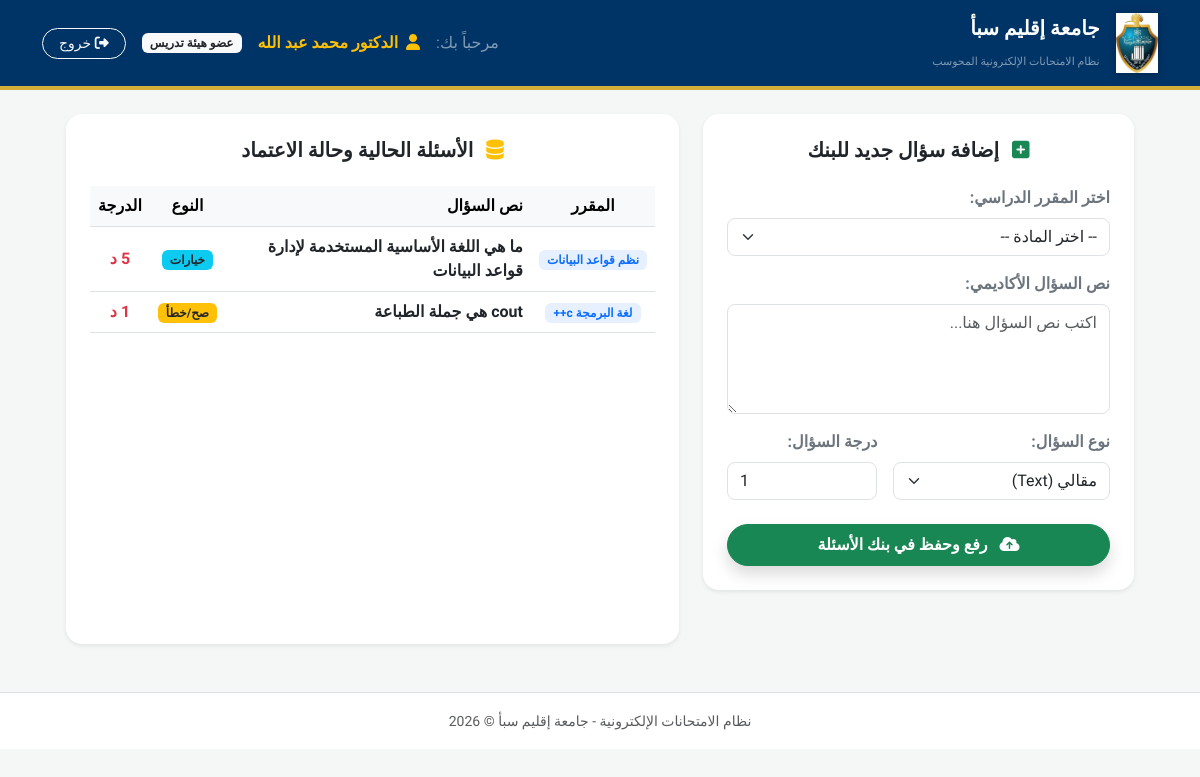
The app's page /electronic_exam_system/instructor/manage_bank.php (signed in) with its own data.
### tables this page shows
CREATE TABLE `question_bank` (
  `question_id` int(11) NOT NULL,
  `course_id` int(11) NOT NULL,
  `exam_id` int(11) DEFAULT NULL,
  `instructor_id` int(11) NOT NULL,
  `question_text` text NOT NULL,
  `question_type` enum('mcq','true_false') NOT NULL,
  `choice_1` text DEFAULT NULL,
  `choice_2` text DEFAULT NULL,
  `choice_3` text DEFAULT NULL,
  `choice_4` text DEFAULT NULL,
  `correct_answer` text DEFAULT NULL,
  `difficulty` enum('easy','medium','hard') DEFAULT 'medium',
  `marks` int(11) NOT NULL DEFAULT 1,
  `status` enum('pending','approved','rejected') DEFAULT 'pending',
  `created_at` timestamp NOT NULL DEFAULT current_timestamp()
);

CREATE TABLE `courses` (
  `course_id` int(11) NOT NULL,
  `course_name` varchar(150) NOT NULL,
  `course_code` varchar(50) NOT NULL,
  `credit_hours` int(11) DEFAULT 3,
  `instructor_id` int(11) NOT NULL
);

### electronic_exam_system/instructor/manage_bank.php (the view, shortened to what this page needs)
<?php
include_once __DIR__ . '/../includes/header.php';
$user_id = $_SESSION['user_id'];
$instructor_id = 1;
$inst_sql = "SELECT instructor_id FROM instructors WHERE user_id = '$user_id'";
$inst_res = $conn->query($inst_sql);
if ($inst_res && $inst_res->num_rows > 0) {
    $inst_row = $inst_res->fetch_assoc();
    $instructor_id = $inst_row['instructor_id'];
}
$questions_sql = "
    SELECT q.*, c.course_name
    FROM question_bank q
    INNER JOIN courses c ON q.course_id = c.course_id
    WHERE c.instructor_id = '$instructor_id'
    ORDER BY q.question_id DESC
";
$questions_res = $conn->query($questions_sql);
?>
<div class="container-fluid px-4 mt-4">
    <div class="row g-4">
        <div class="col-xl-5">
            <div class="card border-0 shadow-sm rounded-4 bg-white p-4">
                <h5 class="fw-bold text-dark mb-4 text-center">
                    <i class="fa-solid fa-square-plus text-success me-2"></i> إضافة سؤال جديد للبنك
                </h5>
                <form action="process_add_to_bank.php" method="POST">
                    <div class="mb-3">
                        <label class="form-label fw-semibold text-secondary">اختر المقرر الدراسي:</label>
                        <select name="course_id" class="form-select rounded-3" required>
                            <option value="">-- اختر المادة --</option>
                        </select>
                    </div>
                    <div class="mb-3">
                        <label class="form-label fw-semibold text-secondary">نص السؤال الأكاديمي:</label>
                        <textarea name="question_text" class="form-control rounded-3" rows="4" placeholder="اكتب نص السؤال هنا..." required></textarea>
                    </div>
                    <div class="row g-3 mb-3">
                        <div class="col-md-7">
                            <label class="form-label fw-semibold text-secondary">نوع السؤال:</label>
                            <select name="question_type" id="question_type" class="form-select rounded-3" required onchange="toggleQuestionFields()">
                                <option value="essay">مقالي (Text)</option>
                            </select>
                        </div>
                        <div class="col-md-5">
                            <label class="form-label fw-semibold text-secondary">درجة السؤال:</label>
                            <input type="number" name="score" class="form-control rounded-3" min="1" value="1" required>
                        </div>
                    </div>
                    <button type="submit" class="btn btn-success w-100 btn-lg shadow rounded-pill fw-bold fs-6 py-2 mt-2">
                        <i class="fa-solid fa-cloud-arrow-up me-2"></i> رفع وحفظ في بنك الأسئلة
                    </button>
                </form>
            </div>
        </div>
        <div class="col-xl-7">
            <div class="card border-0 shadow-sm rounded-4 bg-white p-4" style="min-height: 530px;">
                <h5 class="fw-bold text-dark mb-4 text-center">
                    <i class="fa-solid fa-database text-warning me-2"></i> الأسئلة الحالية وحالة الاعتماد
                </h5>
                <div class="table-responsive">
                    <table class="table table-hover align-middle text-center">
                        <thead class="table-light">
                            <tr>
                                <th>المقرر</th>
                                <th class="text-start">نص السؤال</th>
                                <th>النوع</th>
                                <th>الدرجة</th>
                            </tr>
                        </thead>
                        <tbody>
                            <?php if ($questions_res && $questions_res->num_rows > 0): ?>
                                <?php while($q = $questions_res->fetch_assoc()): ?>
                                    <tr>
                                        <td><span class="badge bg-primary bg-opacity-10 text-primary px-2 py-1"><?php echo htmlspecialchars($q['course_name']); ?></span></td>
                                        <td class="text-start fw-semibold text-dark"><?php echo htmlspecialchars($q['question_text']); ?></td>
                                        <td>
                                            <?php
                                                $type = trim(strtolower($q['question_type']));
                                                if($type == 'essay' || $type == 'text') {
                                                    echo '<span class="badge bg-secondary">مقالي</span>';
                                                } elseif($type == 'mcq' || $type == 'choices') {
                                                    echo '<span class="badge bg-info text-dark">خيارات</span>';
                                                } elseif($type == 'true_false' || $type == 'truefalse' || $type == 'tf' || empty($type)) {
                                                    echo '<span class="badge bg-warning text-dark">صح/خطأ</span>';
                                                } else {
                                                    echo '<span class="badge bg-dark">' . htmlspecialchars($q['question_type']) . '</span>';
                                                }
                                            ?>
                                        </td>
                                        <td class="fw-bold text-danger"><?php echo $q['marks']; ?> د</td>
                                    </tr>
                                <?php endwhile; ?>
                            <?php endif; ?>
                        </tbody>
                    </table>
                </div>
            </div>
        </div>
    </div>
</div>
<?php
include_once __DIR__ . '/../includes/footer.php';
?>

### electronic_exam_system/includes/header.php (style rules this page uses)
body { font-family: 'Tajawal', sans-serif; background-color: #f4f7f6; }

### records on screen
question_bank: course.course_name "نظم قواعد البيانات", question_text "ما هي اللغة الأساسية المستخدمة لإدارة قواعد البيانات", question_type "خيارات", marks "5"
question_bank: course.course_name "لغة البرمجة c++", question_text "cout هي جملة الطباعة", question_type "صح/خطأ", marks "1"

### other values on screen
$_SESSION['full_name'] "الدكتور محمد عبد الله"
